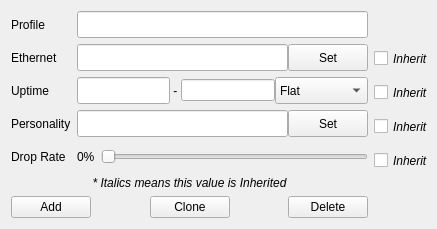
               <widget class="QWidget" name="genTab">
                <attribute name="title">
                 <string>General Settings</string>
                </attribute>
                <layout class="QHBoxLayout" name="genProfSettingsBox" stretch="85,15">
                 <property name="rightMargin">
                  <number>0</number>
                 </property>
                 <item>
                  <layout class="QFormLayout" name="genProfFormBox">
                   <property name="fieldGrowthPolicy">
                    <enum>QFormLayout::AllNonFixedFieldsGrow</enum>
                   </property>
                   <property name="verticalSpacing">
                    <number>6</number>
                   </property>
                   <item row="0" column="0">
                    <widget class="QLabel" name="profileLabel">
                     <property name="minimumSize">
                      <size>
                       <width>0</width>
                       <height>27</height>
                      </size>
                     </property>
                     <property name="maximumSize">
                      <size>
                       <width>16777215</width>
                       <height>27</height>
                      </size>
                     </property>
                     <property name="text">
                      <string>Profile</string>
                     </property>
                     <property name="alignment">
                      <set>Qt::AlignLeading|Qt::AlignLeft|Qt::AlignVCenter</set>
                     </property>
                    </widget>
                   </item>
                   <item row="0" column="1">
                    <widget class="QLineEdit" name="profileEdit">
                     <property name="minimumSize">
                      <size>
                       <width>0</width>
                       <height>27</height>
                      </size>
                     </property>
                     <property name="maximumSize">
                      <size>
                       <width>16777215</width>
                       <height>27</height>
                      </size>
                     </property>
                    </widget>
                   </item>
                   <item row="1" column="0">
                    <widget class="QLabel" name="ethernetLabel">
                     <property name="minimumSize">
                      <size>
                       <width>0</width>
                       <height>27</height>
                      </size>
                     </property>
                     <property name="maximumSize">
                      <size>
                       <width>16777215</width>
                       <height>27</height>
                      </size>
                     </property>
                     <property name="text">
                      <string>Ethernet</string>
                     </property>
                     <property name="alignment">
                      <set>Qt::AlignLeading|Qt::AlignLeft|Qt::AlignVCenter</set>
                     </property>
                    </widget>
                   </item>
                   <item row="1" column="1">
                    <layout class="QHBoxLayout" name="ethernetForm">
                     <property name="spacing">
                      <number>0</number>
                     </property>
                     <item>
                      <widget class="QLineEdit" name="ethernetEdit">
                       <property name="minimumSize">
                        <size>
                         <width>0</width>
                         <height>27</height>
                        </size>
                       </property>
                       <property name="maximumSize">
                        <size>
                         <width>16777215</width>
                         <height>27</height>
                        </size>
                       </property>
                       <property name="readOnly">
                        <bool>true</bool>
                       </property>
                      </widget>
                     </item>
                     <item>
                      <widget class="QPushButton" name="setEthernetButton">
                       <property name="minimumSize">
                        <size>
                         <width>0</width>
                         <height>27</height>
                        </size>
                       </property>
                       <property name="maximumSize">
                        <size>
                         <width>16777215</width>
                         <height>27</height>
                        </size>
                       </property>
                       <property name="text">
                        <string>Set</string>
                       </property>
                      </widget>
                     </item>
                    </layout>
                   </item>
                   <item row="2" column="0">
                    <widget class="QLabel" name="uptimeLabel">
                     <property name="minimumSize">
                      <size>
                       <width>0</width>
                       <height>27</height>
                      </size>
                     </property>
                     <property name="maximumSize">
                      <size>
                       <width>16777215</width>
                       <height>27</height>
                      </size>
                     </property>
                     <property name="text">
                      <string>Uptime</string>
                     </property>
                     <property name="alignment">
                      <set>Qt::AlignLeading|Qt::AlignLeft|Qt::AlignVCenter</set>
                     </property>
                    </widget>
                   </item>
                   <item row="2" column="1">
                    <layout class="QHBoxLayout" name="uptimeForm" stretch="25,1,25,25">
                     <property name="spacing">
                      <number>0</number>
                     </property>
                     <item>
                      <widget class="QLineEdit" name="uptimeEdit">
                       <property name="minimumSize">
                        <size>
                         <width>0</width>
                         <height>27</height>
                        </size>
                       </property>
                       <property name="maximumSize">
                        <size>
                         <width>16777215</width>
                         <height>27</height>
                        </size>
                       </property>
                      </widget>
                     </item>
                     <item>
                      <widget class="QLabel" name="uptimeRangeLabel">
                       <property name="text">
                        <string> - </string>
                       </property>
                      </widget>
                     </item>
                     <item>
                      <widget class="QLineEdit" name="uptimeRangeEdit"/>
                     </item>
                     <item>
                      <widget class="QComboBox" name="uptimeBehaviorComboBox">
                       <property name="sizePolicy">
                        <sizepolicy hsizetype="Minimum" vsizetype="Fixed">
                         <horstretch>0</horstretch>
                         <verstretch>0</verstretch>
                        </sizepolicy>
                       </property>
                       <property name="minimumSize">
                        <size>
                         <width>0</width>
                         <height>27</height>
                        </size>
                       </property>
                       <property name="maximumSize">
                        <size>
                         <width>16777215</width>
                         <height>27</height>
                        </size>
                       </property>
                       <item>
                        <property name="text">
                         <string>Flat</string>
                        </property>
                       </item>
                       <item>
                        <property name="text">
                         <string>Range</string>
                        </property>
                       </item>
                      </widget>
                     </item>
                    </layout>
                   </item>
                   <item row="3" column="0">
                    <widget class="QLabel" name="personalityLabel">
                     <property name="minimumSize">
                      <size>
                       <width>0</width>
                       <height>27</height>
                      </size>
                     </property>
                     <property name="maximumSize">
                      <size>
                       <width>16777215</width>
                       <height>27</height>
                      </size>
                     </property>
                     <property name="text">
                      <string>Personality</string>
                     </property>
                     <property name="alignment">
                      <set>Qt::AlignLeading|Qt::AlignLeft|Qt::AlignVCenter</set>
                     </property>
                    </widget>
                   </item>
                   <item row="3" column="1">
                    <layout class="QHBoxLayout" name="personalityForm">
                     <property name="spacing">
                      <number>0</number>
                     </property>
                     <item>
                      <widget class="QLineEdit" name="personalityEdit">
                       <property name="minimumSize">
                        <size>
                         <width>0</width>
                         <height>27</height>
                        </size>
                       </property>
                       <property name="maximumSize">
                        <size>
                         <width>16777215</width>
                         <height>27</height>
                        </size>
                       </property>
                       <property name="readOnly">
                        <bool>true</bool>
                       </property>
                      </widget>
                     </item>
                     <item>
                      <widget class="QPushButton" name="setPersonalityButton">
                       <property name="minimumSize">
                        <size>
                         <width>0</width>
                         <height>27</height>
                        </size>
                       </property>
                       <property name="maximumSize">
                        <size>
                         <width>16777215</width>
                         <height>27</height>
                        </size>
                       </property>
                       <property name="text">
                        <string>Set</string>
                       </property>
                      </widget>
                     </item>
                    </layout>
                   </item>
                   <item row="4" column="0">
                    <widget class="QLabel" name="dropRateLabel">
                     <property name="sizePolicy">
                      <sizepolicy hsizetype="Preferred" vsizetype="Fixed">
                       <horstretch>0</horstretch>
                       <verstretch>0</verstretch>
                      </sizepolicy>
                     </property>
                     <property name="minimumSize">
                      <size>
                       <width>0</width>
                       <height>27</height>
                      </size>
                     </property>
                     <property name="maximumSize">
                      <size>
                       <width>16777215</width>
                       <height>27</height>
                      </size>
                     </property>
                     <property name="text">
                      <string>Drop Rate</string>
                     </property>
                     <property name="alignment">
                      <set>Qt::AlignLeading|Qt::AlignLeft|Qt::AlignVCenter</set>
                     </property>
                    </widget>
                   </item>
                   <item row="4" column="1">
                    <layout class="QHBoxLayout" name="horizontalLayout_2">
                     <item>
                      <widget class="QLabel" name="dropRateSetting">
                       <property name="sizePolicy">
                        <sizepolicy hsizetype="Preferred" vsizetype="Fixed">
                         <horstretch>0</horstretch>
                         <verstretch>0</verstretch>
                        </sizepolicy>
                       </property>
                       <property name="minimumSize">
                        <size>
                         <width>0</width>
                         <height>27</height>
                        </size>
                       </property>
                       <property name="maximumSize">
                        <size>
                         <width>16777215</width>
                         <height>27</height>
                        </size>
                       </property>
                       <property name="text">
                        <string>0%</string>
                       </property>
                      </widget>
                     </item>
                     <item>
                      <widget class="QSlider" name="dropRateSlider">
                       <property name="minimumSize">
                        <size>
                         <width>0</width>
                         <height>27</height>
                        </size>
                       </property>
                       <property name="maximumSize">
                        <size>
                         <width>16777215</width>
                         <height>27</height>
                        </size>
                       </property>
                       <property name="maximum">
                        <number>100</number>
                       </property>
                       <property name="orientation">
                        <enum>Qt::Horizontal</enum>
                       </property>
                      </widget>
                     </item>
                    </layout>
                   </item>
                   <item row="5" column="0" colspan="2">
                    <widget class="QLabel" name="label">
                     <property name="font">
                      <font>
                       <italic>true</italic>
                      </font>
                     </property>
                     <property name="text">
                      <string>* Italics means this value is Inherited</string>
                     </property>
                     <property name="alignment">
                      <set>Qt::AlignCenter</set>
                     </property>
                    </widget>
                   </item>
                   <item row="6" column="0" colspan="2">
                    <layout class="QHBoxLayout" name="horizontalLayout_8">
                     <property name="spacing">
                      <number>0</number>
                     </property>
                     <item>
                      <widget class="QPushButton" name="addButton">
                       <property name="text">
                        <string>Add</string>
                       </property>
                      </widget>
                     </item>
                     <item>
                      <spacer name="profButtonHSpacer">
                       <property name="orientation">
                        <enum>Qt::Horizontal</enum>
                       </property>
                       <property name="sizeHint" stdset="0">
                        <size>
                         <width>40</width>
                         <height>20</height>
                        </size>
                       </property>
                      </spacer>
                     </item>
                     <item>
                      <widget class="QPushButton" name="cloneButton">
                       <property name="text">
                        <string>Clone</string>
                       </property>
                      </widget>
                     </item>
                     <item>
                      <spacer name="profButtonHSpacer_2">
                       <property name="orientation">
                        <enum>Qt::Horizontal</enum>
                       </property>
                       <property name="sizeHint" stdset="0">
                        <size>
                         <width>40</width>
                         <height>20</height>
                        </size>
                       </property>
                      </spacer>
                     </item>
                     <item>
                      <widget class="QPushButton" name="deleteButton">
                       <property name="text">
                        <string>Delete</string>
                       </property>
                      </widget>
                     </item>
                    </layout>
                   </item>
                  </layout>
                 </item>
                 <item>
                  <layout class="QFormLayout" name="profileGenInheritForm">
                   <property name="fieldGrowthPolicy">
                    <enum>QFormLayout::AllNonFixedFieldsGrow</enum>
                   </property>
                   <property name="verticalSpacing">
                    <number>7</number>
                   </property>
                   <item row="0" column="0" colspan="2">
                    <spacer name="inheritSpacer">
                     <property name="orientation">
                      <enum>Qt::Vertical</enum>
                     </property>
                     <property name="sizeType">
                      <enum>QSizePolicy::Fixed</enum>
                     </property>
                     <property name="sizeHint" stdset="0">
                      <size>
                       <width>0</width>
                       <height>27</height>
                      </size>
                     </property>
                    </spacer>
                   </item>
                   <item row="1" column="0">
                    <widget class="QCheckBox" name="ethernetCheckBox">
                     <property name="minimumSize">
                      <size>
                       <width>0</width>
                       <height>27</height>
                      </size>
                     </property>
                     <property name="maximumSize">
                      <size>
                       <width>16777215</width>
                       <height>27</height>
                      </size>
                     </property>
                     <property name="font">
                      <font>
                       <italic>true</italic>
                      </font>
                     </property>
                     <property name="text">
                      <string>Inherit</string>
                     </property>
                    </widget>
                   </item>
                   <item row="2" column="0">
                    <widget class="QCheckBox" name="uptimeCheckBox">
                     <property name="minimumSize">
                      <size>
                       <width>0</width>
                       <height>27</height>
                      </size>
                     </property>
                     <property name="maximumSize">
                      <size>
                       <width>16777215</width>
                       <height>27</height>
                      </size>
                     </property>
                     <property name="font">
                      <font>
                       <italic>true</italic>
                      </font>
                     </property>
                     <property name="text">
                      <string>Inherit</string>
                     </property>
                    </widget>
                   </item>
                   <item row="3" column="0">
                    <widget class="QCheckBox" name="personalityCheckBox">
                     <property name="minimumSize">
                      <size>
                       <width>0</width>
                       <height>27</height>
                      </size>
                     </property>
                     <property name="maximumSize">
                      <size>
                       <width>16777215</width>
                       <height>27</height>
                      </size>
                     </property>
                     <property name="font">
                      <font>
                       <italic>true</italic>
                      </font>
                     </property>
                     <property name="text">
                      <string>Inherit</string>
                     </property>
                    </widget>
                   </item>
                   <item row="4" column="0">
                    <widget class="QCheckBox" name="dropRateCheckBox">
                     <property name="minimumSize">
                      <size>
                       <width>0</width>
                       <height>27</height>
                      </size>
                     </property>
                     <property name="maximumSize">
                      <size>
                       <width>16777215</width>
                       <height>27</height>
                      </size>
                     </property>
                     <property name="font">
                      <font>
                       <italic>true</italic>
                      </font>
                     </property>
                     <property name="text">
                      <string>Inherit</string>
                     </property>
                    </widget>
                   </item>
                  </layout>
                 </item>
                </layout>
               </widget>
